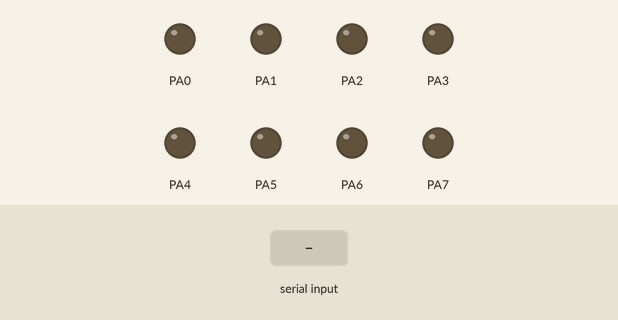
Recording of a program running on a simulated ATmega128, built with avr-gcc and emulated at 8 MHz. On the bench: output pins drawn as LEDs (lit = HIGH). Dashed ring = blinking. The inputs (shaded band) are chosen by the test bench. What the program prints to the serial monitor is not drawn.

Above: at 1.2 s.
1.3 s: "a" received over Serial
At 2.1 s:
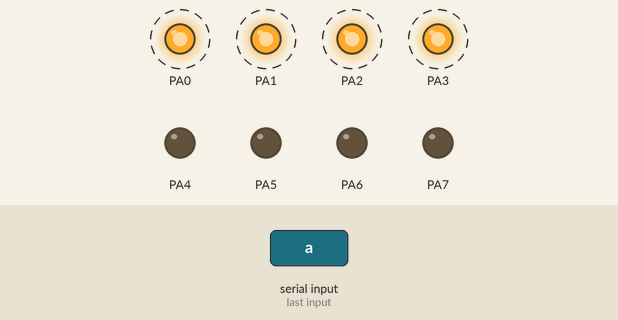
4.8 s: "a" received over the second serial link
At 6.5 s:
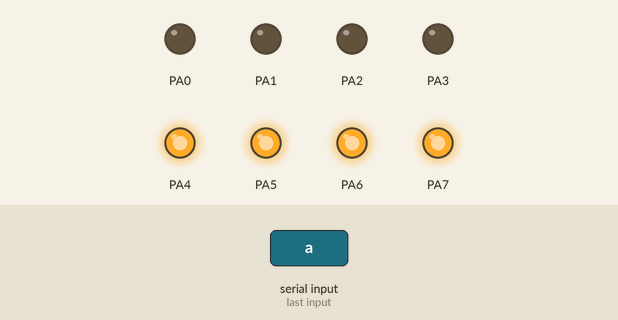
13.4 s: "1" received over Serial
Timing chart, 0 to 16.4 s (numbered marks = the images above; inputs shaded):
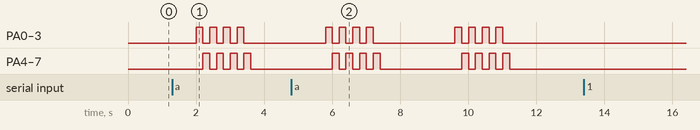

Measured:
- after the input at 13.4 s, every drawn part: stays the same

The program:

main.c
```c
/*
 * OBCm-Functionality.c
 *
 * Created: 12-12-2017 18:18:09
 * Author : Rohit Engl
 */

#define F_CPU 8000000
#include <avr/io.h>
#include "common.h"
#include "timer.h"
#include "uart.h"
#include "spi.h"
#include "i2c.h"
#include "led_tests.h"
#include "mag.h"
//#include "gps.h"
#include <stdio.h>
#include <avr/wdt.h>

uint8_t OC_status=0xFF;
int mag_on;

int main(void)
{
	//Initializations

	init_UART0();
	init_UART1();
	for(int xx = 0;xx<3;xx++)
	{
		_delay_ms(2000);
		led_test_m_config();
	}
	//Interrupt
	sei();//global interrupt enable

	while(1){
		if((~(OC_status)&0x04)==0x04){
			transmit_UART0('c');
			mag_on=1;
			OC_status=0xff;}
		if(mag_on == 0)
		{
			transmit_UART0(OC_status);
			transmit_UART0('m');
		//mag_poll();
		_delay_ms(500);}
		else {
			mag_on++;
			if(mag_on == 6){
				transmit_UART0('b');
				mag_on=0;
			}
		}
		transmit_UART0('g');
		//poll_function();
		_delay_ms(500);


	}
}

ISR(USART0_RX_vect){
	char recx = UDR0;
	if(recx=='a'){
		transmit_UART0('a');
		OC_status = ~(0b00000100);
	}
	else if (recx='b'){
		OC_status = ~(0b00001000);
	}
	else if(recx='c'){
		OC_status = ~(0b00001100);
	}
}
```

common.h
```c
/**
 *@file  common.h
 *@brief Contains the various constant/macro/struct definitions, clock frequency and general functions.
*/

#ifndef COMMON_H
#define COMMON_H

///CPU frequency
#define F_CPU 8000000
#define NULL 0

#include <math.h>
#include <avr/io.h>
#include <stdlib.h>
#include <stdint.h>
#include <string.h>
#include <avr/interrupt.h>
#include <avr/wdt.h>
#include <util/delay.h>


#define sbi(x,y)	(x |= (1<<y))
#define cbi(x,y)	(x &= ~(1<<y))
#define tbi(x,y)	(x ^= (1<<y))

#define TRUE 1
#define FALSE 0

///Frame Time for the main loop
#define FRAME_TIME 2
#endif
```

gps.c
```c
/*
 * gps.c
 *
 * Created: 07-08-2017 23:52:36
 *  Author: Rohit Engl
 */
#include "common.h"
#include "gps.h"
#include "uart.h"
#include "led_tests.h"
#include "mag.h"
  int32_t x;
  int32_t y;
  int32_t z;

  ///* Velocity data bytes: Long(4) Unit(mm/s) ECEF Frame
  int32_t v_x;
  int32_t v_y;
  int32_t v_z;

  ///* Latitude Longitude Altitude
  int32_t lat;
  int32_t lon;
  int32_t alt;

  ///* Time data HH:MM:SS DD/MM/YYYY
  uint8_t hours;
  uint8_t minutes;
  uint8_t seconds;

  uint8_t date;
  uint8_t month;
  uint16_t year;
  uint16_t pdop;
  uint8_t gps_OC;
  uint8_t gps_power_main;

  int flag_gps = 0;
  ///* Stores the time since last GPS reading
  uint16_t time_since_reading;

volatile static uint32_t buffer = 0;
///Position variables for the data in GPS structure
volatile static uint8_t pos = 0xFF,vel = 0xFF,dop = 0xFF,geo = 0xFF, time = 0xFF;
///Variables to check whether the message has ended
volatile static uint8_t last_byte, message_end;
//volatile static uint16_t pdop = 0xFFFF;

///Temporary GPS reading
/*volatile struct GPS_reading gps;*/

char arrayx[40];

char arrayy[40];

char arrayz[40];
//int i=0;

void init_UART_GPS(void)
{

	UCSR0A = 0;
	UCSR0B = 0;
	UCSR0C = 0;

	///Double Baud Rate
	UCSR0A |= _BV(U2X0);
	///Enable Reception
	UCSR0B |= _BV(RXEN0) | _BV(TXEN0) | _BV(RXCIE0);
	///8-bit Data Byte, 2 Stop bits
	UCSR0C |= _BV(USBS0) | _BV(UCSZ01) | _BV(UCSZ00);
	///Set Baud Rate to 9600
	UBRR0L = 103;
	UBRR0H = 0;

	x=1;
	y=1;
	z=1;
	v_x=1;
	v_y=1;
	v_z=1;
	lat=1;
	lon=1;
	alt=1;
	hours=1;
	minutes=1;
	seconds=1;
	date=1;
	month=1;
	year=1;
	pdop=1;
}

void poll_function()
{
	flag_gps = 1;
}

/*
ISR(USART0_RX_vect)
{
	uint8_t recv = UDR0;
	if(recv =='g') poll_function();
	else if(recv == 'm') {
	//	transmit_UART0(0xff);
		mag_poll();
	}
	if(flag_gps == 1)
	{
	//cli();
	//message[i]=UDR0;
	//i=i+1;
	//ISR(USART0_RX_vect)

  PORTA ^= 0xf0;

  ///Buffer the Received Byte
  last_byte = UDR0;


  ///Put the received byte in the last 4-bytes buffer
  buffer = buffer << 8;
  buffer &= 0xFFFFFF00;
  buffer |= (uint32_t) last_byte;

   ///Check the buffer against message ID's
   ///Position
   if(buffer == 0x3F3F04AC)
   {
	   uint8_t messagep;
	   messagep = 0x04;
	   transmit_UART0(messagep);
	   message_end = 0;
	   pos = 0;
   }
   ///Velocity
   else if(buffer == 0x3F3F05AC)
   {
	   uint8_t messagev;
	   messagev = 0x05;
	   transmit_UART0(messagev);
	  // transmit_string_UART0(buffer);
	   vel = 0;
   }
   ///DOP
   else if(buffer == 0x3F3F0BAC)
   {
	    uint8_t messaged;
	    messaged = 0x0B;
	    transmit_UART0(messaged);
	   //transmit_string_UART0(buffer);
	   dop = 0;
   }
   ///Geodetic System
   else if(buffer == 0x3F3F0EAC)
   {
	    uint8_t messageg;
	    messageg = 0x0E;
	    transmit_UART0(messageg);
	   //transmit_string_UART0(buffer);
	   geo = 0;
   }
   ///Time
   else if(buffer == 0x3F3F0FAC)
   {
	    uint8_t messaget;
	    messaget = 0x0F;
	    transmit_UART0(messaget);
	   //transmit_string_UART0(buffer);
	   time = 0;
   }
  ///Check if the last byte was for position
  if(pos < 13)
  {
    //uint8_t message;
    //message = 0x04;
    //transmit_UART0(message);
    if(pos>0 && pos<5)
	{
		//x = x >> 8;
		//x &= 0x00FFFFFF;
        //x |= ((uint32_t) last_byte)<<24;
		transmit_UART0(last_byte);
		//uint32_t *ptr;
		//ptr = &x;
		//transmit_string_UART0(ptr);
        //sprintf(arrayx,"%x %x",last_byte);transmit_string_UART0(arrayx);
        //
        //transmit_UART0('\r');
	}
	else if (pos<9)
	{
		//y = y >> 8;
		//y &= 0x00FFFFFF;
		//y |= ((uint32_t) last_byte)<<24;
		transmit_UART0(last_byte);
		//sprintf(arrayy,"%x %x",last_byte);transmit_string_UART0(arrayy);
		//
		//transmit_UART0('\r');
	}

	else if(pos<13)
	{
		//z = z >> 8;
		//z &= 0x00FFFFFF;
		//z |= ((uint32_t) last_byte)<<24;
		transmit_UART0(last_byte);
		//sprintf(arrayz,"%x %x",last_byte);transmit_string_UART0(arrayz);
		//
		//transmit_UART0('\r');
	}
    ///* Increment position and terminate it if full
    pos++;
    if(pos == 13)
	{
      pos = 0xFF;
	  //x = convert_uint32_to_int32((int32_t)x1);
	  //y = convert_uint32_to_int32(y1);
	  //z = convert_uint32_to_int32(z1);
	   }

  }

  ///Check if the last byte was for velocity
  if(vel < 12)
  {
	//uint8_t message;
	//message = 0x05  ;
	//transmit_UART0(message);
    if(vel < 4)
	{
		//v_x = v_x >> 8;
		//v_x &= 0x00FFFFFF;
        //v_x |= ((uint32_t) last_byte)<<24;
		transmit_UART0(last_byte);
		//sprintf(arrayx,"%x %x",last_byte);transmit_string_UART0(arrayx);
		//
		//transmit_UART0('\r');

	}
	else if(vel < 8)
	{

		//v_y = v_y >> 8;
		//v_y &= 0x00FFFFFF;
        //v_y |= ((uint32_t) last_byte)<<24;
		transmit_UART0(last_byte);
		//sprintf(arrayy,"%x %x",last_byte);transmit_string_UART0(arrayy);
		//
		//transmit_UART0('\r');
	}
	else if(vel < 12)
	{
		//v_z = v_z >> 8;
		//v_z &= 0x00FFFFFF;
        //v_z |= ((uint32_t) last_byte)<<24;
		transmit_UART0(last_byte);
		//sprintf(arrayz,"%x %x",last_byte);transmit_string_UART0(arrayz);
		//
		//transmit_UART0('\r');
	}
	//*((uint8_t *)&gps.v_x + vel) = last_byte;
	vel++;
    if(vel == 12)
     {
		  vel = 0xFF;
		  //v_x = convert_uint32_to_int32(v_x1);
		  //v_y = convert_uint32_to_int32(v_y1);
		  //v_z = convert_uint32_to_int32(v_z1);

	 }
  }

  ///Check if the last byte was for PDOP
  if(dop < 4)
  {
    if(dop >= 2)
    {
		 //pdop =  pdop >> 8;
		 //pdop &= 0x00FF;
         //pdop |= ((uint16_t) last_byte)<<8;
		 transmit_UART0(last_byte);
     }
//	*((uint8_t *)&pdop + (dop - 2)) = last_byte;
	dop++;
    if(dop == 4)
      dop = 0xFF;
  }

  ///Check if the last byte was for Geodetic position
  if(geo < 16)
  {
	if(geo < 4);
    else if(geo < 8)
	{
		//lat = lat >> 8;
		//lat &= 0x00FFFFFF;
		//lat |= ((uint32_t) last_byte)<<24;
		transmit_UART0(last_byte);
	}
	else if(geo < 12)
	{
		//lon = lon >> 8;
		//lon &= 0x00FFFFFF;
		//lon |= ((uint32_t) last_byte)<<24;
		transmit_UART0(last_byte);
	}
	else if(geo < 16 )
	{
		//alt = alt >> 8;
		//alt &= 0x00FFFFFF;
		//alt |= ((uint32_t) last_byte)<<24;
		transmit_UART0(last_byte);
	}

//    *((uint8_t *)&gps.lat + (geo - 4)) = last_byte;

    geo++;
    if(geo == 16)
	{
      geo = 0xFF;
	  //lat = convert_uint32_to_int32(lat1);
	  //lon = convert_uint32_to_int32(lon1);
	  //alt = convert_uint32_to_int32(alt1);

	}
  }

  ///Check if the last byte was for Time
  if(time < 7)
  {

	  if(time == 0)
	  {
		  //hours = last_byte;
		  transmit_UART0(last_byte);
	  }
	  else if(time == 1)
	  {
		  //minutes = last_byte;
		  transmit_UART0(last_byte);
	  }
	  else if(time == 2)
	  {
		  //seconds = last_byte;
		  transmit_UART0(last_byte);
	  }
	  else if(time == 3)
	  {
		  //date = last_byte;
		  transmit_UART0(last_byte);
	  }else if(time == 4)
	  {
		  //month = last_byte;
		  transmit_UART0(last_byte);
	  }else if(time > 4)
	  {
		  //year = year >> 8;
		  //year &= 0x00FF;
		  //year |= ((uint16_t) last_byte)<<8;
		  transmit_UART0(last_byte);

	  }
    //*((uint8_t *)&gps.hours + time) = last_byte;

    time++;
    if(time == 7)
    {
      time = 0xFF;
      ///* * The Entire message has been read
      message_end = 1;
	 //  UCSR0B &= ~(_BV(RXCIE0)); //remember this change iterrupt off
	 flag_gps = 0;
    }
  }
	  }
}
*/
```

gps.h
```c
/*
 * gps.h
 *
 * Created: 07-08-2017 23:53:28
 *  Author: Rohit Engl
 */


#ifndef GPS_H_
#define GPS_H_

void init_UART_GPS();
void poll_function();

#endif /* GPS_H_ */
```

i2c.c
```c
/*
 * i2c.c
 *
 * Created: 15-07-2017 21:31:43
 *  Author: Aniruddha Ranade
 */
#include <avr/io.h>
#include "i2c.h"
#include "common.h"


void TWI_init_master(void) // Function to initialize master for I2C
{
	//sei();

	TWSR = 0;
	TWCR = 0;
	TWBR = (F_CPU / 200000UL - 16) / 2; // Bit rate
	//TWSR=(0<<TWPS1)|(0<<TWPS0); // Setting prescalar bits
	// SCL freq= F_CPU/(16+2(TWBR).4^TWPS)

}

void TWI_start(void) //Function to send I2C start command
{
	// Clear TWI interrupt flag, Put start condition on SDA, Enable TWI
	TWCR= (1<<TWINT)|(1<<TWSTA)|(1<<TWEN);
	while(!(TWCR & (1<<TWINT))); // Wait till start condition is transmitted
	while((TWSR & 0xF8)!= 0x08); // Check for the acknowledgement
}

void TWI_repeated_start(void) // Function to send I2C repeated start command. Scarcely used
{
	// Clear TWI interrupt flag, Put start condition on SDA, Enable TWI
	TWCR= (1<<TWINT)|(1<<TWSTA)|(1<<TWEN);
	while(!(TWCR & (1<<TWINT))); // wait till restart condition is transmitted
	while((TWSR & 0xF8)!= 0x10); // Check for the acknoledgement
}

void TWI_write_address(unsigned char data)//Function for Master side to send slave address for I2C
{

	TWDR=data; // Address and write instruction
	TWCR=(1<<TWINT)|(1<<TWEN);    // Clear TWI interrupt flag,Enable TWI
	while (!(TWCR & (1<<TWINT)))// Wait till complete TWDR byte transmitted
	while((TWSR & 0xF8)!= 0x18);  // Check for the acknowledgement

}

void TWI_read_address(unsigned char data) //Function for slave side to read address sent by Master
{
	TWDR=data; // Address and read instruction
	TWCR=(1<<TWINT)|(1<<TWEN);    // Clear TWI interrupt flag,Enable TWI
	while (!(TWCR & (1<<TWINT))); // Wait till complete TWDR byte received
	while((TWSR & 0xF8)!= 0x40);  // Check for the acknoledgement
}

void TWI_write_data(unsigned char data)//Function to write data on I2C data line
{
	TWDR=data; // put data in TWDR
	TWCR=(1<<TWINT)|(1<<TWEN);    // Clear TWI interrupt flag,Enable TWI
	while (!(TWCR & (1<<TWINT))); // Wait till complete TWDR byte transmitted
	while((TWSR & 0xF8) != 0x28); // Check for the acknoledgement
}

void TWI_read_data(void) //Function to read data from I2C data line
{
	char recv_data;
	TWCR=(1<<TWINT)|(1<<TWEN);    // Clear TWI interrupt flag,Enable TWI
	while (!(TWCR & (1<<TWINT))); // Wait till complete TWDR byte transmitted
	while((TWSR & 0xF8) != 0x58); // Check for the acknoledgement
	recv_data=TWDR;//PORTA=recv_data;
	//if(UniversalCycles % CyclesToCollectData == 0){transmit_UART0(recv_data);}

}

void TWI_stop(void)//Function to stop data transmission
{
	// Clear TWI interrupt flag, Put stop condition on SDA, Enable TWI
	TWCR= (1<<TWINT)|(1<<TWEN)|(1<<TWSTO);
	while(!(TWCR & (1<<TWSTO)));  // Wait till stop condition is transmitted
}
```

i2c.h
```c
/*
 * i2c.h
 *
 * Created: 15-07-2017 21:32:06
 *  Author: Aniruddha Ranade
 */

#include "common.h"


#ifndef I2C_H_
#define I2C_H_

void TWI_init_master(void); // Function to initialize master for I2C

void TWI_start(void); //Function to send I2C start command

void TWI_repeated_start(void); // Function to send I2C repeated start command. Scarcely used

void TWI_write_address(unsigned char data);//Function for Master side to send slave address for I2C

void TWI_read_address(unsigned char data); //Function for slave side to read address sent by Master

void TWI_write_data(unsigned char data);//Function to write data on I2C data line

void TWI_read_data(void); //Function to read data from I2C data line

void TWI_stop(void);//Function to stop data transmission


#endif /* I2C_H_ */
```

led_tests.c
```c
/*
 * led_tests.c
 *
 * Created: 24-07-2017 22:02:20
 *  Author: Aniruddha Ranade
 */

#include "common.h"
#include "led_tests.h"
#include "uart.h"
#include <avr/io.h>

void led_test_m_config(void)
{
	DDRA=0xFF;

	transmit_string_UART0("_a_");

	PORTA = 0x0F;
	_delay_ms(200);
	PORTA = 0xF0;
	_delay_ms(200);

	transmit_string_UART0("_b_");

	PORTA = 0x0F;
	_delay_ms(200);
	PORTA = 0xF0;
	_delay_ms(200);

	transmit_string_UART0("_c_");

	PORTA = 0x0F;
	_delay_ms(200);
	PORTA = 0xF0;
	_delay_ms(200);

	transmit_string_UART0("_d_");

	PORTA = 0x0F;
	_delay_ms(200);
	PORTA = 0xF0;
	_delay_ms(200);

	PORTA = 0x00;
	_delay_ms(200);

}

void led_test_m_a(void)
{
	PORTA |= 0b10000000;
	transmit_string_UART0(" led_a ");
	_delay_ms(200);
	PORTA &= 0b01111111;
	_delay_ms(200);
}

void led_test_m_b(void)
{
	PORTA |= 0b01000000;
	transmit_string_UART0(" led_b ");
	_delay_ms(200);
	PORTA &= 0b10111111;
	_delay_ms(200);
}

void led_test_m_c(void)
{
	PORTA |= 0b00100000;
	transmit_string_UART0(" led_c ");
	_delay_ms(200);
	PORTA &= 0b11011111;
	_delay_ms(200);
}

void led_test_m_d(void)
{
	PORTA |= 0b00010000;
	transmit_string_UART0(" led_d ");
	_delay_ms(200);
	PORTA &= 0b11101111;
	_delay_ms(200);
}
```

led_tests.h
```c
/*
 * led_tests.h
 *
 * Created: 24-07-2017 22:02:03
 *  Author: Aniruddha Ranade
 */


#ifndef LED_TESTS_H_
#define LED_TESTS_H_

void led_test_m_config(void);

void led_test_m_a(void);

void led_test_m_b(void);

void led_test_m_c(void);

void led_test_m_d(void);


#endif /* LED_TESTS_H_ */
```

mag.c
```c
/*
 * mag.c
 *
 * Created: 23-08-2017 22:19:58
 *  Author: Anirudh Singhal
 */

#include "common.h"
#include "mag.h"
#include "uart.h"
#include "led_tests.h"
#include <stdio.h>
char B[6];
int Bz,By,Bx;
float BX,BY,BZ;
int n=0;
int hex = 1;
void mag_ASCII(){
	transmit_string_UART1("*00A\r");
	//transmit_string_UART1("<cr>");
	//transmit_string_UART0("*AOK");
}
void mag_Binary(){
	transmit_string_UART1("*00B\r");
	//transmit_string_UART0("*BOK");
}
void mag_serial_number(){
	transmit_string_UART1("*00#\r");
	//transmit_string_UART0("SOK");
}
void mag_poll(){
	n=0;
	transmit_string_UART1("*00P\r");
	//transmit_string_UART0("MOK");
}
void mag_continous(){
	transmit_string_UART1("*00C\r");
	//transmit_string_UART0("COK");
}
void mag_BaudRate9600(){
	//transmit_string_UART1("*99WE\r");
	transmit_string_UART1("*99!BR=S\r");
	//transmit_string_UART0("9600OK");
}
void mag_global_WE(){
	transmit_string_UART1("*99WE\r");
	//transmit_string_UART1("*99!BR=S\r");
	//transmit_string_UART0("9600OK");
}
void mag_write_enable(){
	transmit_string_UART1("*00WE\r");
	//transmit_string_UART0("9600OK");
}

void mag_zero_on(){
	//transmit_string_UART1("*00WE\r");
	transmit_string_UART1("*00ZN\r");
	//transmit_string_UART0("9600OK");
};

void mag_zero_off(){
	//transmit_string_UART1("*00WE\r");
	transmit_string_UART1("*00ZF\r");
	//transmit_string_UART0("9600OK");
};

void mag_zero_toggle(){
	//transmit_string_UART1("*00WE\r");
	transmit_string_UART1("*00ZR\r");
	//transmit_string_UART0("9600OK");
};


void mag_value(){

	int Bxh = B[0];
	int Bxl = B[1];
	int Byh = B[2];
	int Byl = B[3];
	int Bzh = B[4];
	int Bzl = B[5];

	Bx = Bxh*16*16 + Bxl;
	By = Byh*16*16 + Byl;
	Bz = Bzh*16*16 + Bzl;

	char bx[10];
	sprintf(bx, "%d", Bx);
	char by[10];
	sprintf(by, "%d", By);
	char bz[10];
	sprintf(bz, "%d", Bz);
	transmit_string_UART0("( ");
	transmit_string_UART0(bx);
	transmit_string_UART0(" , ");
	transmit_string_UART0(by);
	transmit_string_UART0(" , ");
	transmit_string_UART0(bz);
	transmit_string_UART0(" ) ");

	BX = (Bx/30000.0)*2.0;
	BY = (By/30000.0)*2.0;
	BZ = (Bz/30000.0)*2.0;


}
ISR(USART1_RX_vect)
{
	maginfo = UDR1;
	//transmit_UART0('x');

	transmit_UART0(maginfo);
	if(hex== 1){
	B[n]= maginfo;
	n++;

	if (n==6) {
		mag_value();
	}
	}
	/*message[i]=UDR0;
	i=i+1;
	if(i==3)
	{
		message_ID();
		i=1;
	}*/
}
```

mag.h
```c
/*
 * mag.h
 *
 * Created: 23-08-2017 22:15:27
 *  Author: Anirudh Singhal
 */


#ifndef MAG_H_
#define MAG_H_

volatile char maginfo;
//volatile int n;
void mag_ASCII();

void mag_Binary();

void mag_serial_number();

void mag_poll();

void mag_continous();

void mag_BaudRate9600();

void mag_value();

void mag_zero_on();

void mag_zero_off();

void mag_zero_toggle();

void mag_global_WE();


#endif /* MAG_H_ */
```

spi.c
```c
/**
 * @file spi.c
 * @brief Interfacing with the SPI bus
 */
#include "spi.h"
#include "common.h"

void init_SPI_slave(void)
{
  ///Set the Direction register for the SPI pins
  DDRB &= 0xF0;
  sbi(DDRB, PB3);

  ///Enable SPI, Interrupt, Slave
  ///@todo Check frequency
  SPCR = (1<<SPIE) |(1<<SPE);
}

void init_SPI(void)
{
	///Set MOSI and SCK output, all others input
	DDRB = 0;
	DDRB = _BV(SPICLK) | _BV(SPIDO);


	DDR_CS |= _BV(SLAVE) | _BV(CC1020) | _BV(ADC_S);
	///Switch off all devices
	PORT_CS |= _BV(CC1020) | _BV(ADC_S);

	PORTB&= ~(1<<PB0);
	///Enable SPI, Master, set clock rate
	///@todo Check frequency
	SPCR = (1<<SPE)|(1<<MSTR)|(1<<SPR0)|(1<<SPR1)|(1<<CPOL)|(1<<CPHA);
	//SPCR &= ~(1<<CPOL);
	//SPCR &= ~(1<<CPHA);
}

void init_SPI_trans(uint8_t CS_pin){

  ///Pull the CS_pin on the corresponding port low
  PORT_CS |=_BV(SLAVE)|_BV(CC1020)|_BV(ADC_S);
  cbi (PORT_CS, CS_pin);
}

void SPI_send(char* str, uint16_t size)
{
  uint16_t i = 0;
  ///In while loop:
  while(i<size)
  {
	 ///* Send one char
    SPDR = str[i];
	 ///* Wait for SPIF flag to be set (TX complete)
    while(!(SPSR & (1<<SPIF)));
    i++;
  }
  return;
}


uint8_t SPI_transfer(uint8_t transmit_byte)
{
  SPDR = transmit_byte;
  ///Wait for Transmission to complete
  while(!(SPSR & (1<<SPIF)));
  ///return received Byte
  return SPDR;
}
```

Source omitted: spi.h (1341 bytes), timer.c (765 bytes), timer.h (803 bytes), uart.c (1826 bytes), uart.h (515 bytes)
